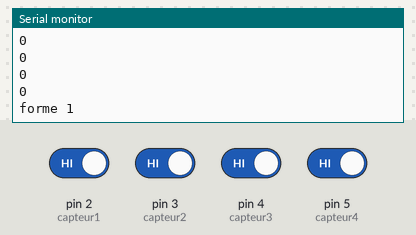
Bench run of a sketch on a simulated Arduino Uno, built with avr-gcc and run on an emulated ATmega328P. Shown: the last lines printed to the serial monitor. Inputs (shaded band) come from the test bench; at power-on: pin 2 (capteur1), pin 3 (capteur2), pin 4 (capteur3), pin 5 (capteur4) HIGH.

Above: at 2.8 s.
2.9 s: pin 2 (capteur1) driven LOW
At 3.8 s:
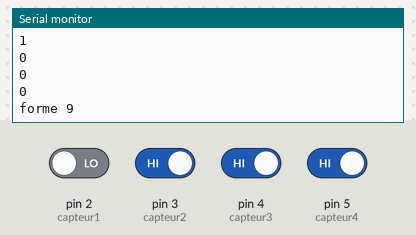
4.4 s: pin 3 (capteur2) driven LOW
At 5.7 s:
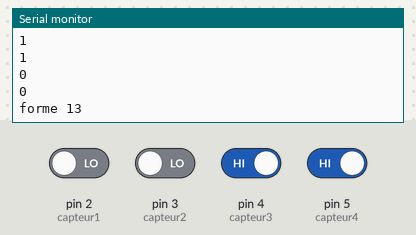
5.9 s: pin 4 (capteur3) driven LOW
At 6.6 s:
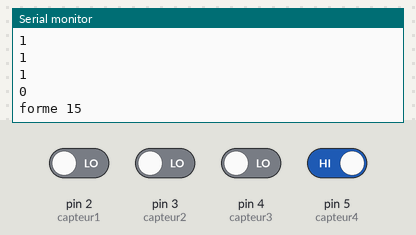
7.4 s: pin 5 (capteur4) driven LOW
At 8.7 s:
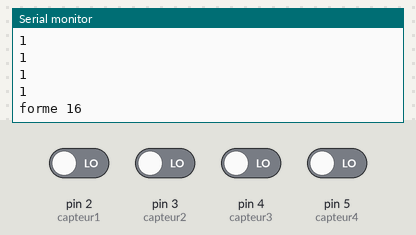
8.9 s: pin 2 (capteur1) driven HIGH
At 9.8 s:
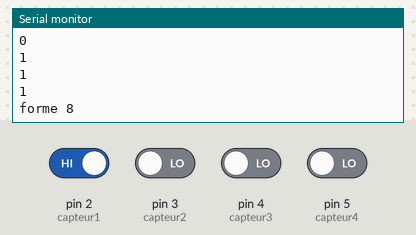
10.4 s: pin 3 (capteur2) driven HIGH
At 11.6 s:
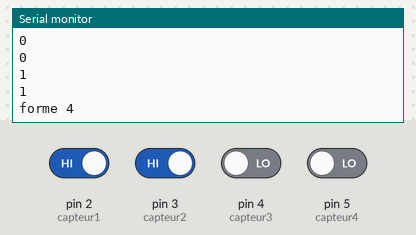
Timing chart, 0 to 12.9 s (numbered marks = the images above; inputs shaded):
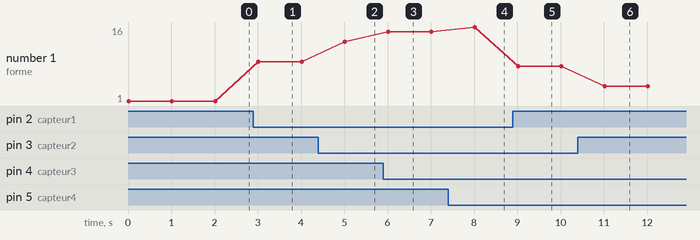

The sketch:

capteurs.ino
```cpp
const int capteur1 = 2;
const int capteur2 = 3;
const int capteur3 = 4;
const int capteur4 = 5;

int etatcapteur1;
int etatcapteur2;
int etatcapteur3;
int etatcapteur4;

void setup() {
  pinMode(capteur1, INPUT );
  pinMode(capteur2, INPUT );
  pinMode(capteur3, INPUT );
  pinMode(capteur4, INPUT );

  Serial.begin(9600);
}

void loop() {
  lecturecapteur();
  delay(1000);

}
```

fonctions.ino
```cpp
void lecturecapteur(){
  etatcapteur1 = digitalRead( capteur1 );
  etatcapteur1 = not( etatcapteur1 );
  Serial.println(etatcapteur1);

  etatcapteur2 = digitalRead( capteur2 );
  etatcapteur2 = not( etatcapteur2 );
    Serial.println(etatcapteur2);


    etatcapteur3 = digitalRead( capteur3 );
  etatcapteur3 = not( etatcapteur3 );
    Serial.println(etatcapteur3);


    etatcapteur4 = digitalRead( capteur4 );
  etatcapteur4 = not( etatcapteur4 );
    Serial.println(etatcapteur4);


  if((etatcapteur1==0)&&(etatcapteur2==0)&&(etatcapteur3==0)&&(etatcapteur4==0)){
  Serial.println("forme 1");
  }
  if((etatcapteur1==0)&&(etatcapteur2==0)&&(etatcapteur3==0)&&(etatcapteur4==1)){
  Serial.println("forme 2");
  }
  if((etatcapteur1==0)&&(etatcapteur2==0)&&(etatcapteur3==1)&&(etatcapteur4==0)){
  Serial.println("forme 3");
  }
  if((etatcapteur1==0)&&(etatcapteur2==0)&&(etatcapteur3==1)&&(etatcapteur4==1)){
  Serial.println("forme 4");
  }
  if((etatcapteur1==0)&&(etatcapteur2==1)&&(etatcapteur3==0)&&(etatcapteur4==0)){
  Serial.println("forme 5");
  }
  if((etatcapteur1==0)&&(etatcapteur2==1)&&(etatcapteur3==0)&&(etatcapteur4==1)){
  Serial.println("forme 6");
  }
  if((etatcapteur1==0)&&(etatcapteur2==1)&&(etatcapteur3==1)&&(etatcapteur4==0)){
  Serial.println("forme 7");
  }
  if((etatcapteur1==0)&&(etatcapteur2==1)&&(etatcapteur3==1)&&(etatcapteur4==1)){
  Serial.println("forme 8");
  }
  if((etatcapteur1==1)&&(etatcapteur2==0)&&(etatcapteur3==0)&&(etatcapteur4==0)){
  Serial.println("forme 9");
  }
  if((etatcapteur1==1)&&(etatcapteur2==0)&&(etatcapteur3==0)&&(etatcapteur4==1)){
  Serial.println("forme 10");
  }
  if((etatcapteur1==1)&&(etatcapteur2==0)&&(etatcapteur3==1)&&(etatcapteur4==0)){
  Serial.println("forme 11");
  }
  if((etatcapteur1==1)&&(etatcapteur2==0)&&(etatcapteur3==1)&&(etatcapteur4==1)){
  Serial.println("forme 12");
  }
  if((etatcapteur1==1)&&(etatcapteur2==1)&&(etatcapteur3==0)&&(etatcapteur4==0)){
  Serial.println("forme 13");
  }
  if((etatcapteur1==1)&&(etatcapteur2==1)&&(etatcapteur3==0)&&(etatcapteur4==1)){
  Serial.println("forme 14");
  }
  if((etatcapteur1==1)&&(etatcapteur2==1)&&(etatcapteur3==1)&&(etatcapteur4==0)){
  Serial.println("forme 15");
  }
  if((etatcapteur1==1)&&(etatcapteur2==1)&&(etatcapteur3==1)&&(etatcapteur4==1)){
  Serial.println("forme 16");
  }
}
```

Measured:
- after the input at 2.9 s, the serial monitor: prints a new line after 0.10 s (image 1)
- after the input at 4.4 s, the serial monitor: prints a new line after 0.61 s (image 2)
- after the input at 5.9 s, the serial monitor: prints a new line after 0.12 s (image 3)
- after the input at 7.4 s, the serial monitor: prints a new line after 0.62 s (image 4)
- after the input at 8.9 s, the serial monitor: prints a new line after 0.12 s (image 5)
- after the input at 10.4 s, the serial monitor: prints a new line after 0.62 s (image 6)
- plotted number 1: 1 → 9 after the input at 2.9 s, 9 → 13 after the input at 4.4 s, 13 → 15 after the input at 5.9 s, 15 → 16 after the input at 7.4 s, 16 → 8 after the input at 8.9 s
